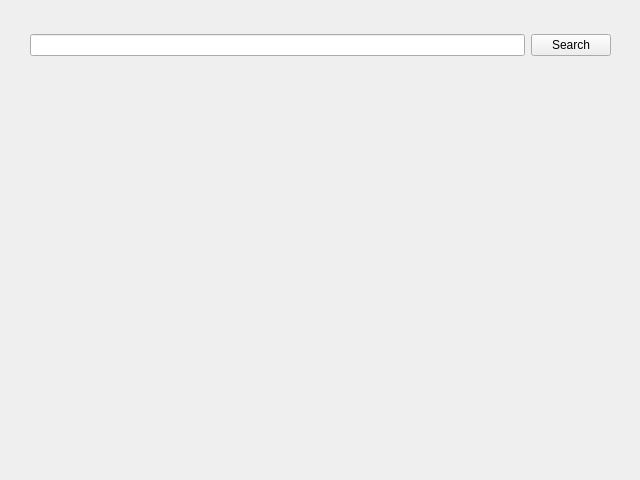
<?xml version="1.0" encoding="UTF-8"?>
<ui version="4.0">
 <class>Form</class>
 <widget class="QWidget" name="Form">
  <property name="geometry">
   <rect>
    <x>0</x>
    <y>0</y>
    <width>640</width>
    <height>480</height>
   </rect>
  </property>
  <property name="minimumSize">
   <size>
    <width>640</width>
    <height>480</height>
   </size>
  </property>
  <property name="mouseTracking">
   <bool>false</bool>
  </property>
  <property name="windowTitle">
   <string>DemoForWeb</string>
  </property>
  <widget class="QWidget" name="horizontalLayoutWidget">
   <property name="geometry">
    <rect>
     <x>30</x>
     <y>30</y>
     <width>581</width>
     <height>31</height>
    </rect>
   </property>
   <layout class="QHBoxLayout" name="horizontalLayout">
    <item>
     <widget class="QLineEdit" name="lineEdit"/>
    </item>
    <item>
     <widget class="QPushButton" name="pushButton">
      <property name="text">
       <string>Search</string>
      </property>
     </widget>
    </item>
   </layout>
  </widget>
 </widget>
 <resources/>
 <connections/>
</ui>
